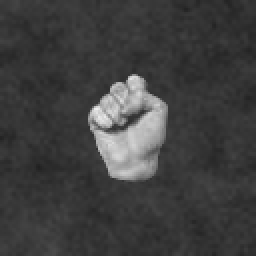
#> input picture finger_reko/DataSet/train/12448832-a431-4946-8569-8b162d6a037e_0R.png, 128 x 128 px (shown 2 times larger); its folder holds only this picture in this run
$ jupyter execute --allow-errors image_preprocess_tests.ipynb   (shell and % lines are left out)
#> lines starting #> are read from the running program, lines starting #| are printed output that depends on the picture; after the words box and inside, x2 and y2 are one past the last pixel; in counts of white or black regions, pixels touching at a corner belong together
[cell 1]
import matplotlib.pyplot as plt
import os
import time
import math
import random
import pandas as pd
import matplotlib.image as img
import matplotlib as mpl
import numpy as np
from skimage import io
from random import sample

[cell 2]
DATASET_TRAIN_PATH = './DataSet/train/'
DATASET_TEST_PATH = './DataSet/test/'
TRAIN_SIZE = 100

def preprocess_image(image_flat):
    image_view = image_flat.reshape(128,128)
    filtered_image = filters.median(image_view)
    sobel = filters.sobel(filtered_image)
    final_image = sobel.flatten()
    return final_image

def create_df_from_images(ds_path,nbinstances,preprocess=False):

#> called with ds_path = './DataSet/train/', nbinstances = 100, preprocess = False
    files = os.scandir(ds_path)
    train = pd.DataFrame(columns=['file_name','image','nbfinger','hand'])

    for idx,file in enumerate(files):
        if not file.name.startswith('.') and file.is_file() and file.name.endswith('.png') and idx<nbinstances:
            fname = file.name
            complete_fname = os.path.join(ds_path,fname)
            root,ext = os.path.splitext(fname)
            image = io.imread(complete_fname,as_gray=True)
#> image is the input picture: shape (128, 128); min 32, max 239, mean 63.4
            flat_image = image.flatten()
#> flat_image = 16384 values, max 239 at index 6960, min 32 at index 10643, mean 63.37
            if preprocess:
                processed_image = preprocess_image(flat_image)
            else:
                processed_image = flat_image
#> processed_image has the same summary as flat_image
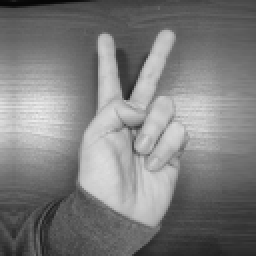
#> input picture finger_reko/Image_to_predict/try_to_find.png, 128 x 128 px (shown 2 times larger)
#> further down, myimage is the input picture: shape (128, 128) float64; min 0.0235, max 0.925, mean 0.491
            train.loc[idx,'file_name'] = fname
            train.loc[idx,'image'] = processed_image
            train.loc[idx,'nbfinger'] = root[-2:-1]
            train.loc[idx,'hand'] = root[-1:]
            train.loc[idx,'fingerhand'] = root[-2:]

#     train['nbfinger'] = train['nbfinger'].astype('category')
#     train['hand'] = train['hand'].astype('category')
    return train

t1 = time.time()
sample = create_df_from_images(DATASET_TRAIN_PATH,TRAIN_SIZE)
# test = create_df_from_images(DATASET_TEST_PATH,TRAIN_SIZE//5)
t2 = time.time()
print('dataset created in %.2f seconds' %(t2 - t1))

[cell 3]
sample.loc[0,'image']

[cell 4]
def plot_image(image):
    size = int(math.sqrt(len(image)))
    image_view = image.reshape(size,size)
    plt.imshow(image_view, cmap = mpl.cm.gray);
    plt.axis("off")

randidx = random.randint(0,len(sample))
#> (the rest of this cell did not finish here and is left out)

[cell 5]
from skimage import measure
from skimage import filters

#> (the rest of this cell did not finish here and is left out)

[cell 6]
from skimage import filters
from skimage import transform

def plot_image(image):
    size = int(math.sqrt(len(image)))
    image_view = image.reshape(size,size)
    plt.imshow(image_view, cmap = mpl.cm.gray);
#     plt.axis("off")

def preprocess_image(image_flat):
    image_view = image_flat.reshape(128,128)
    image_resize = transform.resize(image_view, (64, 64),anti_aliasing=True)
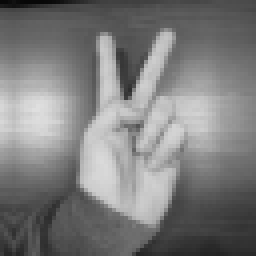
#> image_resize: shape (64, 64) float64 (shown 4 times larger); min 0.0284, max 0.876, mean 0.491
    filtered_image = filters.median(image_resize)
    sobel = filters.sobel(filtered_image)
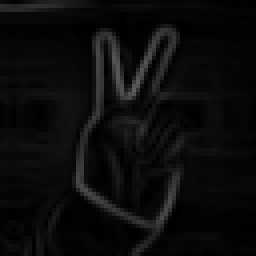
#> sobel: shape (64, 64) float64 (shown 4 times larger); min 0.000394, max 0.376, mean 0.0465
    final_image = sobel.flatten()
#> final_image = 4096 values, max 0.376 at index 1441, min 0.000394 at index 3472, mean 0.0465
    return final_image


randidx = random.randint(0,len(sample))
#> (the rest of this cell did not finish here and is left out)

[cell 7]
import skimage

#> (the rest of this cell did not finish here and is left out)

[cell 8]
from skimage import io

mypath='./Image_to_predict/try_to_find.png'
myimage = io.imread(mypath,as_gray=True)

myimage

[cell 9]
from skimage import io

mypath='./DATASET/SAMPLE/000cac8e-fcf0-4f8c-bd16-c257d1e6d7a8_2L.png'
#> (the rest of this cell did not finish here and is left out)

[cell 10]
image64 = preprocess_image(myimage.flatten())
#> image64 has the same summary as final_image in preprocess_image
plot_image(image64)
#> in plot_image, `size = int(math.sqrt(len(image)))`: size = 64

[cell 11]
from skimage import measure

image_view = myimage.flatten().reshape(128,128)

contours = measure.find_contours(image_view, 50)
#> contours = []

plt.imshow(image_view, interpolation='nearest')
for n, contour in enumerate(contours):
    plt.plot(contour[:, 1], contour[:, 0], linewidth=2)
#> this loop made 0 passes

plt.axis('image')
plt.xticks([])
plt.yticks([])
plt.show()

[cell 12]
from skimage import io

# mypath='./Image_to_predict/try_to_find.png'
mypath='./Image_to_predict/IMG_20200210_142355.jpg'
myimage = io.imread(mypath)
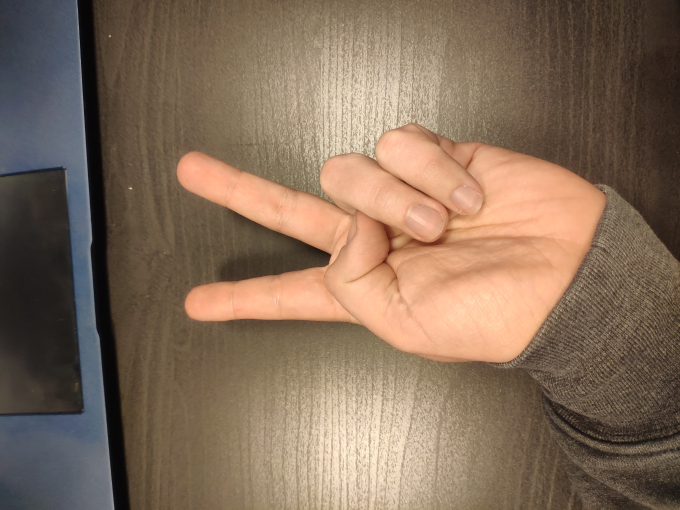
#> input picture finger_reko/Image_to_predict/IMG_20200210_142355.jpg, 1360 x 1020 px (shown at 1/2 size)
#> myimage is the input picture: shape (1020, 1360, 3); mean R, G, B 132.5, 109.7, 90.2

myimage

[cell 13]
from skimage import io

mypath='./DATASET/SAMPLE/000cac8e-fcf0-4f8c-bd16-c257d1e6d7a8_2L.png'
#> (the rest of this cell did not finish here and is left out)

[cell 14]
randidx = random.randint(0,len(sample))
#> randidx = 0
myimage3 = sample.loc[randidx,'image']
#> myimage3 has the same summary as flat_image in create_df_from_images
myimage3 = myimage3.reshape(128,128)

[cell 15]
import matplotlib as mpl
import matplotlib.pyplot as plt
import cv2

img = myimage3
plt.imshow(img)
plt.show()
img = cv2.GaussianBlur(img, (3,3), 1)
plt.imshow(img)
plt.show()
img = cv2.adaptiveThreshold(img, 255, cv2.ADAPTIVE_THRESH_GAUSSIAN_C, cv2.THRESH_BINARY_INV, 11, 9)
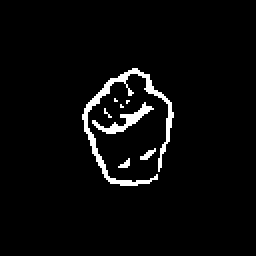
#> img: shape (128, 128) (shown 2 times larger); 3.6% white in thin lines or dots, all inside (x1, y1, x2, y2) = (41, 34, 87, 93)
plt.imshow(img,cmap = mpl.cm.gray)
plt.show()
ret, new = cv2.threshold(img, 25, 255, cv2.THRESH_BINARY_INV + cv2.THRESH_OTSU)
#> ret = 0

plt.imshow(new,cmap = mpl.cm.gray)
plt.show()

[cell 16]
import matplotlib as mpl
import matplotlib.pyplot as plt
import cv2
from skimage import filters

img = myimage3
plt.imshow(img)
plt.show()
# img = cv2.GaussianBlur(img, (3,3), 1)
img = filters.gaussian(img, sigma=3, truncate=1/3)
plt.imshow(img)
plt.show()

# [7 lines of commented-out code are left out]
